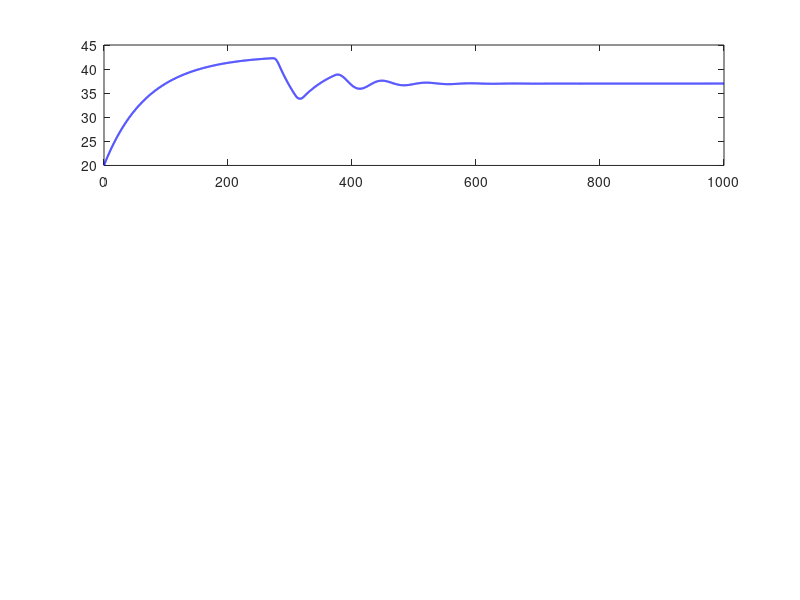

This figure's MATLAB source: (Note: this script raises an error after producing the figure.)
clc
close all
clear
% Parameters for thermal system
m = 0.5;                % Mass of the garment (kg)
c = 1000;               % Specific heat capacity (J/kg·K)
h_body = 5;             % Heat transfer coefficient with body (W/K)
h_env = 2;              % Heat transfer coefficient with environment (W/K)
T_set = 37;             % Target temperature (°C)

% Environmental conditions
T_env_base = 20;        % Base ambient temperature (°C)
T_body_base = 36.5;     % Base body temperature (°C)
h_loss = 0.8;           % Heat loss coefficient

% Actuator power limits
Power_max = 100;        % Maximum actuator power (W)
Power_min = -100;       % Minimum actuator power (W)

% Initial temperature
T = 20;                 % Starting temperature of garment (°C)
dt = 0.1;               % Time step for simulation (seconds)
time = 0:dt:1000;       % Total simulation time in seconds

% PID controller parameters
Kp = 10;                % Proportional gain
Ki = 5;                 % Integral gain
Kd = 1;                 % Derivative gain

% Initialize variables for PID control
error_sum = 0;
last_error = 0;

% Initialize arrays for plotting
T_history = zeros(size(time));     % Array to store temperature history
Power_history = zeros(size(time)); % Array to store actuator power
Energy_used = zeros(size(time));   % Array to track total energy consumption
P_history = zeros(size(time));     % Proportional term history
I_history = zeros(size(time));     % Integral term history
D_history = zeros(size(time));     % Derivative term history

% Simulation loop
for i = 1:length(time)
    % Time-varying body and environment temperature
    T_body = T_body_base + 0.5 * sin(0.01 * time(i));  % Body temperature oscillates slightly
    T_env = T_env_base + 5 * sin(0.005 * time(i));     % Ambient temperature varies more significantly
    
    % Error calculation
    error = T_set - T;
    
    % PID control with heating/cooling power limits
    error_sum = error_sum + error * dt;
    error_rate = (error - last_error) / dt;
    P_term = Kp * error;
    I_term = Ki * error_sum;
    D_term = Kd * error_rate;
    Power = P_term + I_term + D_term;
    Power = max(min(Power, Power_max), Power_min);  % Constrain Power within limits
    last_error = error;
    
    % Actuator energy calculation and logging
    Energy_used(i) = abs(Power) * dt;  % Simple approximation of energy
    Power_history(i) = Power;           % Track actuator power over time
    P_history(i) = P_term;              % Store P term
    I_history(i) = I_term;              % Store I term
    D_history(i) = D_term;              % Store D term
    
    % Thermal response with actuator lag
    Q_actuator = 0.8 * Power;
    Q_body = h_body * (T_body - T) + randn() * 0.1;
    Q_env = h_env * (T_env - T) + randn() * 0.1;
    Q_loss = h_loss * (T - T_env);
    
    % Differential equation for temperature change
    dTdt = (Q_actuator + Q_body + Q_env - Q_loss) / (m * c);
    T = T + dTdt * dt;
    
    % Store temperature for plotting
    T_history(i) = T;
end

% Plotting temperature and PID components
figure;

subplot(3,1,1);
plot(time, T_history, '-b', 'LineWidth', 1.5, 'DisplayName', 'Temperature');
hold on;
yline(T_set, '--r', 'LineWidth', 1.5, 'DisplayName', 'Target Temperature');
xlabel('Time (seconds)');
ylabel('Temperature (°C)');
title('Temperature Control with Uniform Model');
legend('Location', 'Best');
grid on;

subplot(3,1,2);
plot(time, P_history, '-r', 'DisplayName', 'Proportional');
hold on;
plot(time, I_history, '-g', 'DisplayName', 'Integral');
plot(time, D_history, '-b', 'DisplayName', 'Derivative');
xlabel('Time (seconds)');
ylabel('PID Terms');
title('PID Component Contributions');
legend('Location', 'Best');
grid on;

subplot(3,1,3);
plot(time, Power_history, '-m', 'DisplayName', 'Actuator Power');
hold on;
plot(time, cumsum(Energy_used), '-k', 'DisplayName', 'Cumulative Energy');
xlabel('Time (seconds)');
ylabel('Power (W) / Energy (J)');
title('Actuator Power and Cumulative Energy Consumption');
legend('Location', 'Best');
grid on;
